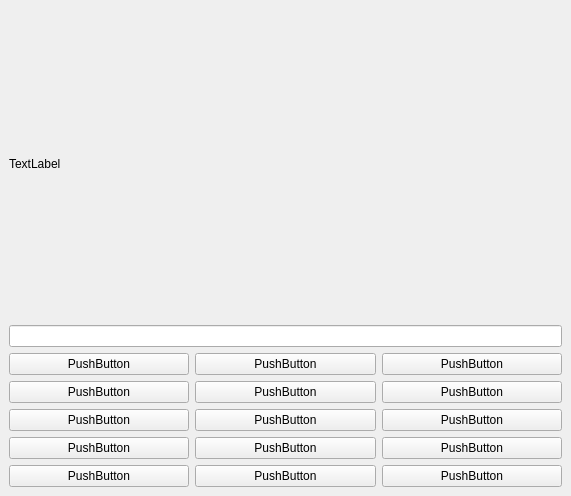
<?xml version="1.0" encoding="UTF-8"?>
<ui version="4.0">
 <class>MainWindow</class>
 <widget class="QMainWindow" name="MainWindow">
  <property name="geometry">
   <rect>
    <x>0</x>
    <y>0</y>
    <width>571</width>
    <height>496</height>
   </rect>
  </property>
  <property name="windowTitle">
   <string>Calc</string>
  </property>
  <widget class="QWidget" name="centralwidget">
   <layout class="QVBoxLayout" name="verticalLayout">
    <item>
     <widget class="QLabel" name="label">
      <property name="text">
       <string>TextLabel</string>
      </property>
     </widget>
    </item>
    <item>
     <widget class="QLineEdit" name="lineEdit"/>
    </item>
    <item>
     <layout class="QGridLayout" name="gridLayout">
      <item row="1" column="0">
       <widget class="QPushButton" name="pushButton_4">
        <property name="enabled">
         <bool>true</bool>
        </property>
        <property name="text">
         <string>PushButton</string>
        </property>
       </widget>
      </item>
      <item row="3" column="0">
       <widget class="QPushButton" name="pushButton_2">
        <property name="text">
         <string>PushButton</string>
        </property>
       </widget>
      </item>
      <item row="4" column="0">
       <widget class="QPushButton" name="pushButton_3">
        <property name="text">
         <string>PushButton</string>
        </property>
       </widget>
      </item>
      <item row="1" column="1">
       <widget class="QPushButton" name="pushButton_6">
        <property name="text">
         <string>PushButton</string>
        </property>
       </widget>
      </item>
      <item row="2" column="0">
       <widget class="QPushButton" name="pushButton_5">
        <property name="text">
         <string>PushButton</string>
        </property>
       </widget>
      </item>
      <item row="0" column="0">
       <widget class="QPushButton" name="pushButton">
        <property name="text">
         <string>PushButton</string>
        </property>
       </widget>
      </item>
      <item row="1" column="2">
       <widget class="QPushButton" name="pushButton_7">
        <property name="text">
         <string>PushButton</string>
        </property>
       </widget>
      </item>
      <item row="0" column="1">
       <widget class="QPushButton" name="pushButton_8">
        <property name="text">
         <string>PushButton</string>
        </property>
       </widget>
      </item>
      <item row="2" column="1">
       <widget class="QPushButton" name="pushButton_9">
        <property name="text">
         <string>PushButton</string>
        </property>
       </widget>
      </item>
      <item row="3" column="1">
       <widget class="QPushButton" name="pushButton_10">
        <property name="text">
         <string>PushButton</string>
        </property>
       </widget>
      </item>
      <item row="0" column="2">
       <widget class="QPushButton" name="pushButton_11">
        <property name="text">
         <string>PushButton</string>
        </property>
       </widget>
      </item>
      <item row="2" column="2">
       <widget class="QPushButton" name="pushButton_12">
        <property name="text">
         <string>PushButton</string>
        </property>
       </widget>
      </item>
      <item row="3" column="2">
       <widget class="QPushButton" name="pushButton_13">
        <property name="text">
         <string>PushButton</string>
        </property>
       </widget>
      </item>
      <item row="4" column="1">
       <widget class="QPushButton" name="pushButton_14">
        <property name="text">
         <string>PushButton</string>
        </property>
       </widget>
      </item>
      <item row="4" column="2">
       <widget class="QPushButton" name="pushButton_15">
        <property name="text">
         <string>PushButton</string>
        </property>
       </widget>
      </item>
     </layout>
    </item>
   </layout>
  </widget>
 </widget>
 <resources/>
 <connections/>
</ui>
